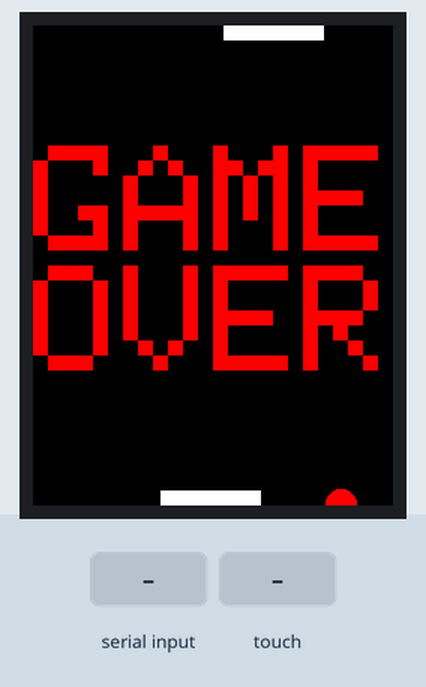
The sketch below on a simulated Arduino Uno, built with avr-gcc and run on an emulated ATmega328P. Parts: 240×320 colour display. The inputs (shaded band) are chosen by the test bench. Random numbers use the default seed unless the sketch sets one.

Above: at 1.4 s.
1.5 s: "phase 4\n" received over Serial
At 2.5 s:
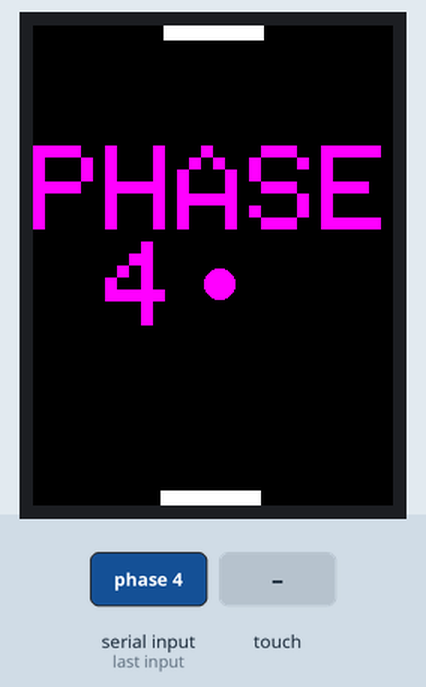
4.5 s: touch panel pressed at 13 % / 10 % of its raw x / y range
At 5.8 s:
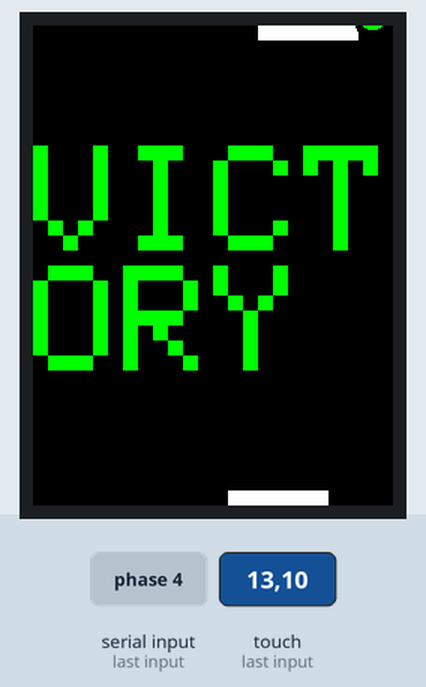
7.5 s: "phase 1\n" received over Serial
At 8.3 s:
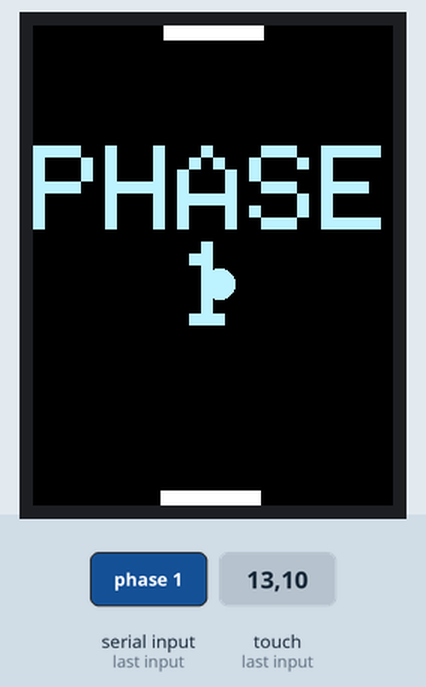
10.5 s: touch panel pressed at 13 % / 30 % of its raw x / y range
At 12.8 s:
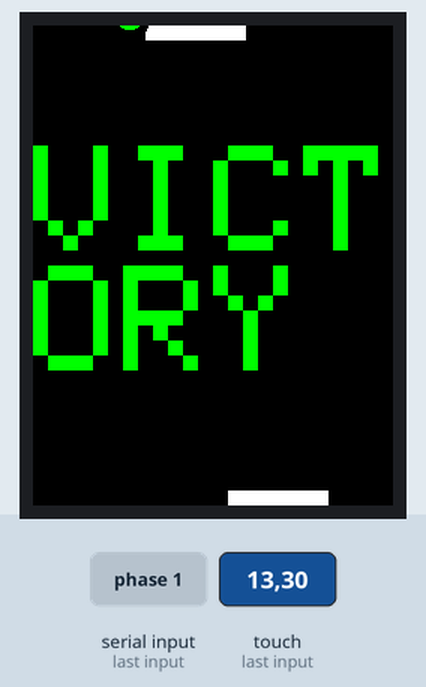
13.5 s: touch panel pressed at 13 % / 50 % of its raw x / y range
At 16.2 s:
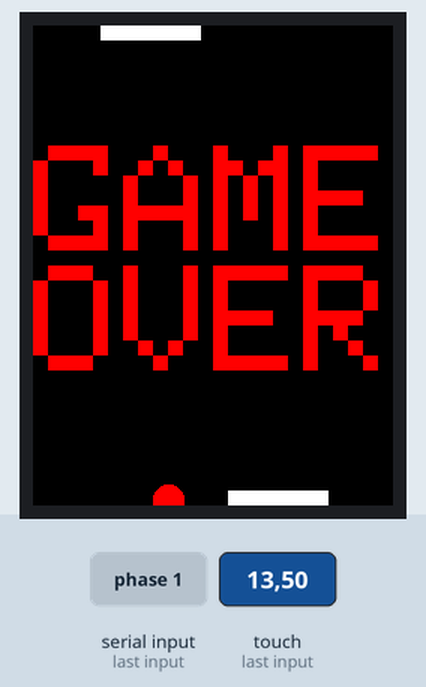
16.5 s: "phase 2\n" received over Serial
At 17.2 s:
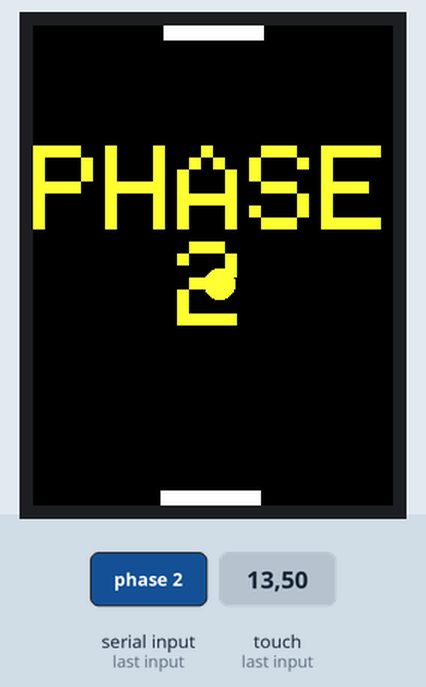
Timing chart, 0 to 19.5 s (numbered marks = the images above; inputs shaded):
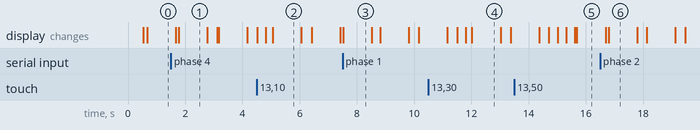

The sketch:

Ping_Pong_FINAL_BOSS_CODE.ino
```cpp
//date: 8/3/2026
//Ping pong final boss by: Arz0n

#include <Elegoo_GFX.h>
#include <Elegoo_TFTLCD.h>
#include <TouchScreen.h>

#define YP A3
#define XM A2
#define YM 9
#define XP 8

TouchScreen ts = TouchScreen(XP, YP, XM, YM, 300);

float x;
int y;
float dx = 2;
int dy = 5;
int x2;
int y2;
int dx2 = -1;
int dy2 = 3;
int bounce;

Elegoo_TFTLCD tft(A3, A2, A1, A0, A4);

void setup() {
  tft.reset();
  tft.begin(0x9341);
  tft.setRotation(2);
  tft.fillScreen(0x0000);
  Serial.begin(9600);

  randomSeed(analogRead(A5));

  x = random(25, 210);
  y = random(25, 290);
  x2 = random(25, 210);
  y2 = random(25, 290);
}
bool deadlywalls = false;
bool doubleBall = false;
bool teleporterwalls = false;
bool effects = false;
bool inverted = false;
int ballRadius = 10;
unsigned long effectTimer = 0;
const long effectDuration = 2500;
int currentEffect = 0;
int rectx = 85;
int recty = 310;
int rectx2 = 85;
int recty2 = 0;
int topwidth = 67;
int bottomwidth = 67;
int topspeed = 2;

uint16_t color = 0xFFFF;
uint16_t paddlecolor = 0xFFFF;
bool victory = false;

void gameover() {
  tft.fillCircle(x, y, 10, 0xF800);
  tft.setCursor(0, 80);
  tft.setTextSize(10);
  tft.setTextColor(0xF800);
  tft.println("GAMEOVER");
  delay(1000);
  tft.fillScreen(0x0000);
  x = 120;
  y = 160;
  x2 = 120;
  y2 = 160;
  dy = -dy;
  dx = -dx;
  rectx = 85;
  recty = 310;
  rectx2 = 85;
  recty2 = 0;
  tft.fillRect(rectx, recty, 67, 10, 0xFFFF);
  tft.fillRect(rectx2, recty2, 67, 10, 0xFFFF);
  bounce = 0;
  dx = 2;
  dy = 6;
  paddlecolor = 0xFFFF;
  topwidth = 67;
  bottomwidth = 67;
  color = 0xFFFF;
  deadlywalls = false;
  doubleBall = false;
  teleporterwalls = false;
  effects = false;
  ballRadius = 10;
  currentEffect = 0;
  inverted = false;
}
void phase1() {
  bounce = 10;
  tft.fillCircle(x, y, 10, 0xbf9f);
  paddlecolor = 0xbf9f;
  tft.setCursor(0, 80);
  tft.setTextSize(8);
  tft.setTextColor(0xbf9f);
  tft.println("PHASE  1");
  delay(1000);
  dx = 3;
  dy = 7;
  bounce = 11;
  color = 0xFFFF;
}
void phase2() {
  bounce = 25;
  tft.fillCircle(x, y, 10, 0xffe6);
  paddlecolor = 0xffe6;
  tft.setCursor(0, 80);
  tft.setTextSize(8);
  tft.setTextColor(0xffe6);
  tft.println("PHASE  2");
  delay(1000);
  topwidth = 90;
  topspeed = 3;
  bounce = 22;
  color = 0xFFFF;
}
void phase3() {
  bounce = 40;
  tft.fillCircle(x, y, 10, 0xf800);
  paddlecolor = 0xf800;
  tft.setCursor(0, 80);
  tft.setTextSize(8);
  tft.setTextColor(0xf800);
  tft.println("PHASE  3");
  delay(1000);
  deadlywalls = true;
}
void phase4() {
  bounce = 50;
  tft.fillCircle(x, y, 10, 0xf81f);
  paddlecolor = 0xf81f;

  tft.setCursor(0, 80);
  tft.setTextSize(8);
  tft.setTextColor(0xf81f);
  tft.println("PHASE 4");

  delay(1000);
  tft.fillScreen(0x0000);

  doubleBall = true;
}
void phase5() {
  tft.fillCircle(x, y, 10, 0x081f);
  paddlecolor = 0x081f;
  bounce = 57;
  doubleBall = false;
  deadlywalls = false;
  teleporterwalls = true;
  tft.setCursor(0, 80);
  tft.setTextSize(8);
  tft.setTextColor(0x081f);
  tft.println("PHASE 5");
  delay(1000);
  tft.fillScreen(0x0000);
  tft.fillRect(0, 0, 10, 320, 0x081f);
  tft.fillRect(230, 0, 10, 320, 0x081f);
}
void phase6() {
  tft.fillCircle(x, y, 10, 0xFFFF);
  tft.setCursor(0, 80);
  tft.setTextSize(8);
  tft.setTextColor(0x081f);
  tft.println("PHASE 6");
  delay(1000);
  tft.fillScreen(0x0000);
  tft.fillRect(0, 0, 10, 320, 0x081f);
  tft.fillRect(230, 0, 10, 320, 0x081f);
  bounce = 68;
  bottomwidth = 45;
  topwidth = 90;
  topspeed = 4;
  teleporterwalls = true;
}
void phase7() {
  effects = true;
  tft.fillCircle(x, y, ballRadius, 0x07FF);
  paddlecolor = 0x07FF;
  tft.setCursor(0, 80);
  tft.setTextSize(8);
  tft.setTextColor(0x07FF);
  tft.println("PHASE  7");
  delay(1000);
  tft.fillScreen(0x0000);
  bounce = 81;
}
void phase8() {
  tft.fillCircle(x, y, ballRadius, 0xF81F);
  paddlecolor = 0xF81F;
  tft.setCursor(0, 80);
  tft.setTextSize(8);
  tft.setTextColor(0xF81F);
  tft.println("PHASE 8");
  delay(1000);
  tft.fillScreen(0x0000);
  bounce = 92;
  inverted = true;
}
void phase9() {
  tft.fillCircle(x, y, ballRadius, 0xF800);
  paddlecolor = 0xF800;
  tft.setCursor(0, 80);
  tft.setTextSize(8);
  tft.setTextColor(0xF800);
  tft.println("PHASE 9");
  tft.setCursor(0, 160);
  delay(1500);
  tft.fillScreen(0x0000);

  bounce = 97;

  dx = 4;
  dy = 8;
  topwidth = 95;
  topspeed = 4;
  bottomwidth = 45;

  deadlywalls = true;
  teleporterwalls = true;

  tft.fillRect(0, 0, 10, 320, 0x081F);
  tft.fillRect(230, 0, 10, 320, 0xF800);


  doubleBall = true;
  x2 = random(25, 210);
  y2 = random(25, 160);
  dx2 = -2;
  dy2 = 5;

  effects = true;
  effectTimer = millis();

  inverted = true;
}


void loop() {
  String read = "";

  if (Serial.available() > 0) {
    read = Serial.readStringUntil('\n');
    read.trim();
    read.toLowerCase();
  }

  TSPoint p = ts.getPoint();
  pinMode(XM, OUTPUT);
  pinMode(YP, OUTPUT);

  if (p.z > 100 && p.z < 1000) {
    tft.fillRect(rectx, recty, bottomwidth, 10, 0x0000);
    if (inverted == false) { rectx = map(p.x, 120, 900, 150, 0); }
    else {rectx = map(p.x, 120, 900, 0, 150);}
    rectx = constrain(rectx, 0, 150);
  }
  tft.fillRect(rectx2, recty2, topwidth, 10, 0x0000);

  int target = x - topwidth/2;
  if (rectx2 < target) rectx2 += topspeed;
  if (rectx2 > target) rectx2 -= topspeed;

  rectx2 = constrain(rectx2, 0, 150);
  tft.fillRect(rectx2, recty2, topwidth, 10, paddlecolor);
  tft.fillRect(rectx, recty, bottomwidth, 10, paddlecolor);
  if (effects == true) {
    if (millis() - effectTimer >= effectDuration) {
      effectTimer = millis();

      ballRadius = 10;
      if (dy > 0) dy = 6; else dy = -6;

      currentEffect = random(1, 6);

      switch (currentEffect) {
        case 1: ballRadius = 4;   break;
        case 2: ballRadius = 15;  break;
        case 3: break;
        case 4: if (dy > 0) dy = 3; else dy = -3; break;
        case 5: if (dy > 0) dy = 10; else dy = -10; break;
      }
    }
  }

  tft.fillCircle(x, y, ballRadius, 0x0000);

  x += dx;
  y += dy;
  if (doubleBall) {
    tft.fillCircle(x2, y2, 10, 0x0000);
    x2 += dx2;
    y2 += dy2;
    tft.fillCircle(x2, y2, 10, 0xf81f);
  }
  int randomcolor = random(0, 8);

  if (((x >= rectx && x <= rectx + bottomwidth && y + ballRadius >= recty && dy > 0) || x >= rectx2 && x <= rectx2 + topwidth && y - ballRadius <= recty2 + ballRadius && dy < 0) || ((x2 >= rectx && x2 <= rectx + bottomwidth && y2 + 10 >= recty && dy2 > 0) || x2 >= rectx2 && x2 <= rectx2 + topwidth && y2 - 10 <= recty2 + 10 && dy2 < 0)) {
    if (randomcolor == 0) {
      color = 0x07E0;
    }
    if (randomcolor == 1) {
      color = 0x001F;
    }
    if (randomcolor == 2) {
      color = 0xFFE0;
    }
    if (randomcolor == 3) {
      color = 0x07FF;
    }
    if (randomcolor == 4) {
      color = 0xF81F;
    }
    if (randomcolor == 5) {
      color = 0xFD20;
    }
    if (randomcolor == 6) {
      color = 0x8010;
    }
    if (randomcolor == 7) {
      color = 0xFB56;
    }
    if (randomcolor == 8) {
      color = 0x9E66;
    }
    if((x2 >= rectx && x2 <= rectx + bottomwidth && y2 + 10 >= recty && dy2 > 0) || (x2 >= rectx2 && x2 <= rectx2 + topwidth && y2 - 10 <= recty2 + 10 && dy2 < 0)) {
      dy2 = -dy2;
    }

    if(x >= rectx2 && x <= rectx2 + topwidth && y - ballRadius <= recty2 + ballRadius && dy < 0 && deadlywalls == true) {
      dx = 0;
    }
    else {
      dx = random(0, 4);
      if (random(0, 2) == 1) {
        dx = -dx;
      }
    }
    dy = -dy;
    bounce = bounce + 1;
}

  bool wallHit = false;

  if (x <= 30) {
    wallHit = true;
    if (teleporterwalls == true) {
      x = random(40, 210);
      y = random(25, 290);
    } else {
      dx = -dx;
      bounce = bounce + 1;
    }
  }

    else if (x >= 230) {
    wallHit = true;
    if (deadlywalls == true) {
      gameover();
      return;
    } else {
      dx = -dx;
      bounce = bounce + 1;
    }
  }

  if (doubleBall && (x2 >= 210 || x2 <= 21)) {
    wallHit = true;
    if (deadlywalls == true && x2 >= 210) {
      gameover();
      return;
    }
    dx2 = -dx2;
  }

  if (wallHit) {
    if (randomcolor == 0) color = 0x001F;
    if (randomcolor == 1) color = 0xFFE0;
    if (randomcolor == 2) color = 0x07FF;
    if (randomcolor == 3) color = 0xF81F;
    if (randomcolor == 4) color = 0xFD20;
    if (randomcolor == 5) color = 0x8010;
    if (randomcolor == 6) color = 0xFB56;
    if (randomcolor == 7) color = 0x9E66;
  }

  if (y >= recty && (x < rectx || x > rectx + bottomwidth) || read == "gameover") {
    gameover();
  }
  if ((y <= recty2 && (x < rectx2 || x > rectx2 + topwidth)) || (y2 <= recty2 && (x < rectx2 || x2 > rectx2 + topwidth))|| victory == true || read == "victory") {
    tft.fillCircle(x, y, 10, 0x07E0);
    tft.setCursor(0, 80);
    tft.setTextSize(10);
    tft.setTextColor(0x07E0);
    tft.println("VICTORY");
    delay(1000);
    tft.fillScreen(0x0000);
    x = 120;
    y = 160;
    dy = -dy;
    dx = -dx;
    rectx = 85;
    recty = 310;
    rectx2 = 85;
    recty2 = 0;
    tft.fillRect(rectx, recty, 67, 10, 0xFFFF);
    tft.fillRect(rectx2, recty2, 67, 10, 0xFFFF);
    bounce = 0;
    dx = 2;
    dy = 6;
    paddlecolor = 0xFFFF;
    topwidth = 67;
    bottomwidth = 67;
    victory = false;
    color = 0xFFFF;
    deadlywalls = false;
    doubleBall = false;
    teleporterwalls = false;
    effects = false;
    ballRadius = 10;
    currentEffect = 0;
    inverted = false;

  }
  if (bounce == 10 || read == "phase 1") {
    phase1();
    tft.fillScreen(0x0000);
  }
  if (bounce == 25 || read == "phase 2") {
    phase2();
    tft.fillScreen(0x0000);
    bounce = 26;
  }
  if (bounce == 40 || read == "phase 3") {
    phase3();
    tft.fillScreen(0x0000);
    tft.fillRect(0, 0, 10, 320, 0xF800);
    tft.fillRect(230, 0, 10, 320, 0xF800);
    bounce = 41;
  }
  if (bounce == 50 || read == "phase 4") {
    phase4();
    tft.fillRect(0, 0, 10, 320, 0xF800);
    tft.fillRect(230, 0, 10, 320, 0xF800);
    bounce = 51;
  }
  if (bounce == 56 || read == "phase 5") {
    phase5();
  }
  if (bounce == 67 || read == "phase 6") {
    phase6();
  }
  if (bounce == 80 || read == "phase 7") {
    phase7();
  }
  if (bounce == 91 || read == "phase 8") {
    phase8();
  }
  if (bounce == 96 || read == "phase 9") {
    phase9();
  }
  if(bounce == 103) {
    victory = true;
  }
  if (bounce == 70 || bounce == 73 || bounce == 76 || bounce == 79 || bounce == 99 || bounce == 101) {
    tft.fillScreen(0x0000);
    bounce += 1;
  }
  if (read == "pause") {
    delay(10000);
  }
  tft.fillCircle(x, y, ballRadius, 0x0000);

  x += dx;
  y += dy;

  if (currentEffect != 3) {
    tft.fillCircle(x, y, ballRadius, color);
  } else {
    tft.fillCircle(x, y, ballRadius, 0x0000);
  }
  delay(10);
}
```

Measured:
- what the display in image 1 shows lasts 1.0 s, from 1.8 s to 2.8 s
